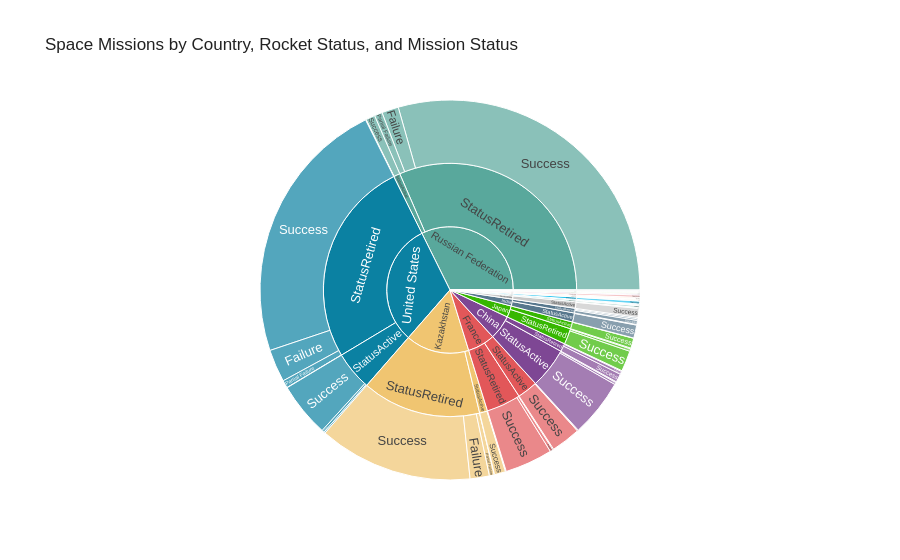

The notebook cell this image was saved under:
### Markdown cell above
# Create a Plotly Sunburst Chart of the countries, organisations, and mission status.

### Code cell
import plotly.express as px
import pandas as pd
import pycountry

# Fix-up map for the launch data's non-standard country/location names
name_fixes = {
    "Russia": "Russian Federation",
    "New Mexico": "United States",
    "Yellow Sea": "China",
    "Shahrud Missile Test Site": "Iran",
    "Pacific Missile Range Facility": "United States",
    "Barents Sea": "Russian Federation",
    "Gran Canaria": "United States",
    "USA": "United States",
    "South Korea": "Korea, Republic of",
    "Iran": "Iran, Islamic Republic of",
    "North Korea": "Korea, Democratic People's Republic of",
}

# Clean ISO reference table — built once, never touched again
data_country = pd.DataFrame([
    {"name": c.name, "alpha_2": c.alpha_2, "alpha_3": c.alpha_3}
    for c in pycountry.countries
])

def get_clean_country_series(df):
    """Derive a clean, name_fixes-applied Country column from Location."""
    return df['Location'].str.split(',').str[-1].str.strip().replace(name_fixes)

def missions_with_details(df):
    """
    Returns:
        df_with_country: original df plus a clean 'Country' column
        hierarchy_counts: Country -> Rocket_Status -> Mission_Status counts,
                           with alpha_3 merged in, ready for px.sunburst
    """
    df = df.copy()
    df['Country'] = get_clean_country_series(df)

    hierarchy_counts = (
        df.groupby(['Country', 'Rocket_Status', 'Mission_Status'])
        .size()
        .reset_index(name='Count')
    )

    hierarchy_counts = hierarchy_counts.merge(
        data_country[['name', 'alpha_3']],
        left_on='Country',
        right_on='name',
        how='left'
    )

    return df, hierarchy_counts

df_data, hierarchy_counts = missions_with_details(df_data)

fig = px.sunburst(
    hierarchy_counts,
    path=['Country', 'Rocket_Status', 'Mission_Status'],
    values='Count',
    title='Space Missions by Country, Rocket Status, and Mission Status'
)
fig.show()

### Figure 1 — Plotly figure (JSON) as saved in the notebook; plotly's stock layout.template omitted (floating-point values rounded to 4 significant figures)
{"data": [{"branchvalues": "total", "domain": {"x": [0, 1], "y": [0, 1]}, "hovertemplate": "labels=%{label}<br>Count=%{value}<br>parent=%{parent}<br>id=%{id}<extra></extra>", "ids": ["Australia/StatusRetired/Failure", "Australia/StatusRetired/Success", "Brazil/StatusActive/Failure", "Brazil/StatusActive/Prelaunch Failure", "China/StatusActive/Failure", "China/StatusActive/Partial Failure", "China/StatusActive/Success", "China/StatusRetired/Failure", "China/StatusRetired/Partial Failure", "China/StatusRetired/Success", "France/StatusActive/Failure", "France/StatusActive/Partial Failure", "France/StatusActive/Success", "France/StatusRetired/Failure", "France/StatusRetired/Partial Failure", "France/StatusRetired/Success", "India/StatusActive/Failure", "India/StatusActive/Success", "India/StatusRetired/Failure", "India/StatusRetired/Partial Failure", "India/StatusRetired/Success", "Iran/StatusActive/Success", "Iran, Islamic Republic of/StatusActive/Failure", "Iran, Islamic Republic of/StatusActive/Prelaunch Failure", "Iran, Islamic Republic of/StatusActive/Success", "Iran, Islamic Republic of/StatusRetired/Failure", "Iran, Islamic Republic of/StatusRetired/Success", "Israel/StatusActive/Success", "Israel/StatusRetired/Failure", "Israel/StatusRetired/Success", "Japan/StatusActive/Failure", "Japan/StatusActive/Success", "Japan/StatusRetired/Failure", "Japan/StatusRetired/Partial Failure", "Japan/StatusRetired/Success", "Kazakhstan/StatusActive/Failure", "Kazakhstan/StatusActive/Partial Failure", "Kazakhstan/StatusActive/Success", "Kazakhstan/StatusRetired/Failure", "Kazakhstan/StatusRetired/Partial Failure", "Kazakhstan/StatusRetired/Prelaunch Failure", "Kazakhstan/StatusRetired/Success", "Kenya/StatusRetired/Success", "Korea, Democratic People's Republic of/StatusActive/Failure", "Korea, Democratic People's Republic of/StatusActive/Success", "Korea, Democratic People's Republic of/StatusRetired/Failure", "Korea, Republic of/StatusRetired/Failure", "Korea, Republic of/StatusRetired/Success", "New Zealand/StatusActive/Failure", "New Zealand/StatusActive/Success", "Pacific Ocean/StatusActive/Failure", "Pacific Ocean/StatusActive/Success", "Russian Federation/StatusActive/Failure", "Russian Federation/StatusActive/Partial Failure", "Russian Federation/StatusActive/Success", "Russian Federation/StatusRetired/Failure", "Russian Federation/StatusRetired/Partial Failure", "Russian Federation/StatusRetired/Success", "United States/StatusActive/Failure", "United States/StatusActive/Partial Failure", "United States/StatusActive/Success", "United States/StatusRetired/Failure", "United States/StatusRetired/Partial Failure", "United States/StatusRetired/Prelaunch Failure", "United States/StatusRetired/Success", "Australia/StatusRetired", "Brazil/StatusActive", "China/StatusActive", "China/StatusRetired", "France/StatusActive", "France/StatusRetired", "India/StatusActive", "India/StatusRetired", "Iran/StatusActive", "Iran, Islamic Republic of/StatusActive", "Iran, Islamic Republic of/StatusRetired", "Israel/StatusActive", "Israel/StatusRetired", "Japan/StatusActive", "Japan/StatusRetired", "Kazakhstan/StatusActive", "Kazakhstan/StatusRetired", "Kenya/StatusRetired", "Korea, Democratic People's Republic of/StatusActive", "Korea, Democratic People's Republic of/StatusRetired", "Korea, Republic of/StatusRetired", "New Zealand/StatusActive", "Pacific Ocean/StatusActive", "Russian Federation/StatusActive", "Russian Federation/StatusRetired", "United States/StatusActive", "United States/StatusRetired", "Australia", "Brazil", "China", "France", "India", "Iran", "Iran, Islamic Republic of", "Israel", "Japan", "Kazakhstan", "Kenya", "Korea, Democratic People's Republic of", "Korea, Republic of", "New Zealand", "Pacific Ocean", "Russian Federation", "United States"], "labels": ["Failure", "Success", "Failure", "Prelaunch Failure", "Failure", "Partial Failure", "Success", "Failure", "Partial Failure", "Success", "Failure", "Partial Failure", "Success", "Failure", "Partial Failure", "Success", "Failure", "Success", "Failure", "Partial Failure", "Success", "Success", "Failure", "Prelaunch Failure", "Success", "Failure", "Success", "Success", "Failure", "Success", "Failure", "Success", "Failure", "Partial Failure", "Success", "Failure", "Partial Failure", "Success", "Failure", "Partial Failure", "Prelaunch Failure", "Success", "Success", "Failure", "Success", "Failure", "Failure", "Success", "Failure", "Success", "Failure", "Success", "Failure", "Partial Failure", "Success", "Failure", "Partial Failure", "Success", "Failure", "Partial Failure", "Success", "Failure", "Partial Failure", "Prelaunch Failure", "Success", "StatusRetired", "StatusActive", "StatusActive", "StatusRetired", "StatusActive", "StatusRetired", "StatusActive", "StatusRetired", "StatusActive", "StatusActive", "StatusRetired", "StatusActive", "StatusRetired", "StatusActive", "StatusRetired", "StatusActive", "StatusRetired", "StatusRetired", "StatusActive", "StatusRetired", "StatusRetired", "StatusActive", "StatusActive", "StatusActive", "StatusRetired", "StatusActive", "StatusRetired", "Australia", "Brazil", "China", "France", "India", "Iran", "Iran, Islamic Republic of", "Israel", "Japan", "Kazakhstan", "Kenya", "Korea, Democratic People's Republic of", "Korea, Republic of", "New Zealand", "Pacific Ocean", "Russian Federation", "United States"], "name": "", "parents": ["Australia/StatusRetired", "Australia/StatusRetired", "Brazil/StatusActive", "Brazil/StatusActive", "China/StatusActive", "China/StatusActive", "China/StatusActive", "China/StatusRetired", "China/StatusRetired", "China/StatusRetired", "France/StatusActive", "France/StatusActive", "France/StatusActive", "France/StatusRetired", "France/StatusRetired", "France/StatusRetired", "India/StatusActive", "India/StatusActive", "India/StatusRetired", "India/StatusRetired", "India/StatusRetired", "Iran/StatusActive", "Iran, Islamic Republic of/StatusActive", "Iran, Islamic Republic of/StatusActive", "Iran, Islamic Republic of/StatusActive", "Iran, Islamic Republic of/StatusRetired", "Iran, Islamic Republic of/StatusRetired", "Israel/StatusActive", "Israel/StatusRetired", "Israel/StatusRetired", "Japan/StatusActive", "Japan/StatusActive", "Japan/StatusRetired", "Japan/StatusRetired", "Japan/StatusRetired", "Kazakhstan/StatusActive", "Kazakhstan/StatusActive", "Kazakhstan/StatusActive", "Kazakhstan/StatusRetired", "Kazakhstan/StatusRetired", "Kazakhstan/StatusRetired", "Kazakhstan/StatusRetired", "Kenya/StatusRetired", "Korea, Democratic People's Republic of/StatusActive", "Korea, Democratic People's Republic of/StatusActive", "Korea, Democratic People's Republic of/StatusRetired", "Korea, Republic of/StatusRetired", "Korea, Republic of/StatusRetired", "New Zealand/StatusActive", "New Zealand/StatusActive", "Pacific Ocean/StatusActive", "Pacific Ocean/StatusActive", "Russian Federation/StatusActive", "Russian Federation/StatusActive", "Russian Federation/StatusActive", "Russian Federation/StatusRetired", "Russian Federation/StatusRetired", "Russian Federation/StatusRetired", "United States/StatusActive", "United States/StatusActive", "United States/StatusActive", "United States/StatusRetired", "United States/StatusRetired", "United States/StatusRetired", "United States/StatusRetired", "Australia", "Brazil", "China", "China", "France", "France", "India", "India", "Iran", "Iran, Islamic Republic of", "Iran, Islamic Republic of", "Israel", "Israel", "Japan", "Japan", "Kazakhstan", "Kazakhstan", "Kenya", "Korea, Democratic People's Republic of", "Korea, Democratic People's Republic of", "Korea, Republic of", "New Zealand", "Pacific Ocean", "Russian Federation", "Russian Federation", "United States", "United States", "", "", "", "", "", "", "", "", "", "", "", "", "", "", "", "", ""], "type": "sunburst", "values": [3.0, 3.0, 2.0, 1.0, 8.0, 3.0, 213.0, 11.0, 3.0, 31.0, 2.0, 2.0, 109.0, 11.0, 3.0, 176.0, 2.0, 48.0, 6.0, 5.0, 15.0, 1.0, 7.0, 1.0, 1.0, 1.0, 3.0, 5.0, 2.0, 4.0, 1.0, 37.0, 9.0, 3.0, 76.0, 1.0, 2.0, 41.0, 71.0, 18.0, 1.0, 567.0, 9.0, 1.0, 2.0, 2.0, 2.0, 1.0, 2.0, 11.0, 3.0, 33.0, 1.0, 1.0, 34.0, 62.0, 29.0, 1271.0, 9.0, 5.0, 201.0, 120.0, 28.0, 1.0, 987.0, 6.0, 3.0, 224.0, 45.0, 113.0, 190.0, 50.0, 26.0, 1.0, 9.0, 4.0, 5.0, 6.0, 38.0, 88.0, 44.0, 657.0, 9.0, 3.0, 2.0, 3.0, 13.0, 36.0, 36.0, 1362.0, 215.0, 1136.0, 6.0, 3.0, 269.0, 303.0, 76.0, 1.0, 13.0, 11.0, 126.0, 701.0, 9.0, 5.0, 3.0, 13.0, 36.0, 1398.0, 1351.0]}], "layout": {"legend": {"tracegroupgap": 0}, "title": {"text": "Space Missions by Country, Rocket Status, and Mission Status"}}}
